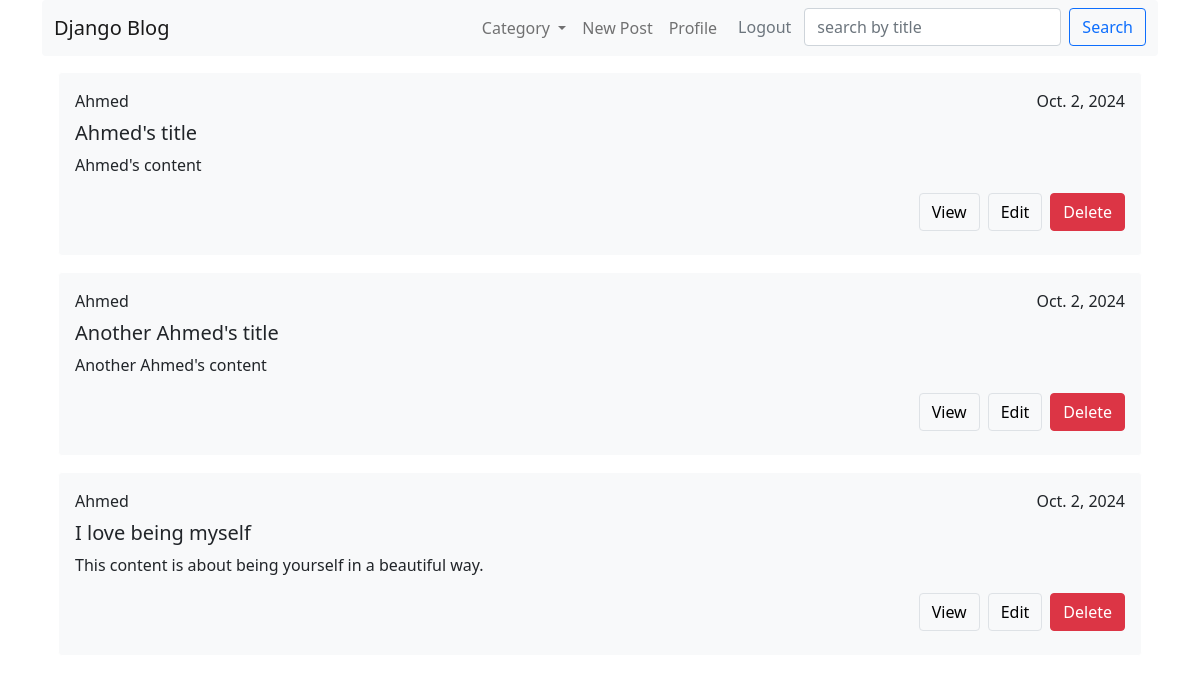
/category/1 (signed in), run on the app's committed database.
### blog/models.py (models this page shows, shortened)
class Post(models.Model):
    content = models.TextField(null=False)
    title = models.CharField(max_length=255)
    category = models.ForeignKey(Category,on_delete=models.PROTECT)
    author = models.ForeignKey(User,on_delete=models.CASCADE,null=True)
    created_at = models.DateField(auto_now_add=True)
    updated_at = models.DateField(auto_now=True)

### blog/views.py (the view)
# urls.py: path('category/<int:pk>',category_view,name='category'),
def category_view(request,pk):
    posts = Post.objects.filter(category_id=pk)
    return render(request,'post/listPosts.html',{'posts':posts})

### blog/custom_context.py (called while the page is built)
def categoryView(request):
    categories = Category.objects.all()
    return {'categories':categories}

### blog/models.py (called while the page is built)
    def __str__(self):
        return self.name

### blog/templates/post/listPosts.html (shortened to what this page needs)
{% extends 'base.html' %} {% block content %} {% for post in posts %}
<div class="bg-light border rounded  border-white m-3 c">
    <div class="right  p-3">
        <div class="d-flex justify-content-between mb-2">
            <span>{{ post.author }}</span>
            <span>{{ post.created_at }}</span>
        </div>
        <h5>{{ post.title }}</h5>
        <p>{{ post.content }}</p>
        <div class="d-flex justify-content-end mb-2">
            <a href="{% url 'view_post' post.id %}" class="btn btn-light border me-2">View</a> {% if post.author_id == user.id %}
            <a href="{% url 'update_post' post.id %}" class="btn btn-light border me-2">Edit</a>
            <form action="{% url 'delete_post' post.id %}" method="post" style="display: inline;">
                <button type="submit" class="btn btn-danger rounded">Delete</button>
            </form>
            {% endif %}
        </div>
    </div>
</div>
{% endfor %} {% endblock content %}

### static/css/main.css (style rules this page uses)
* { box-sizing: border-box; margin: 0; padding: 0; }
body { font-family: Arial, Helvetica, sans-serif; }

### data on the page
Post: author "Ahmed", created_at "Oct. 2, 2024", title "Ahmed's title", content "Ahmed's content", shows "Edit"
Post: author "Ahmed", created_at "Oct. 2, 2024", title "Another Ahmed's title", content "Another Ahmed's content", shows "Edit"
Post: author "Ahmed", created_at "Oct. 2, 2024", title "I love being myself", content "This content is about being yourself in a beautiful way.", shows "Edit"
